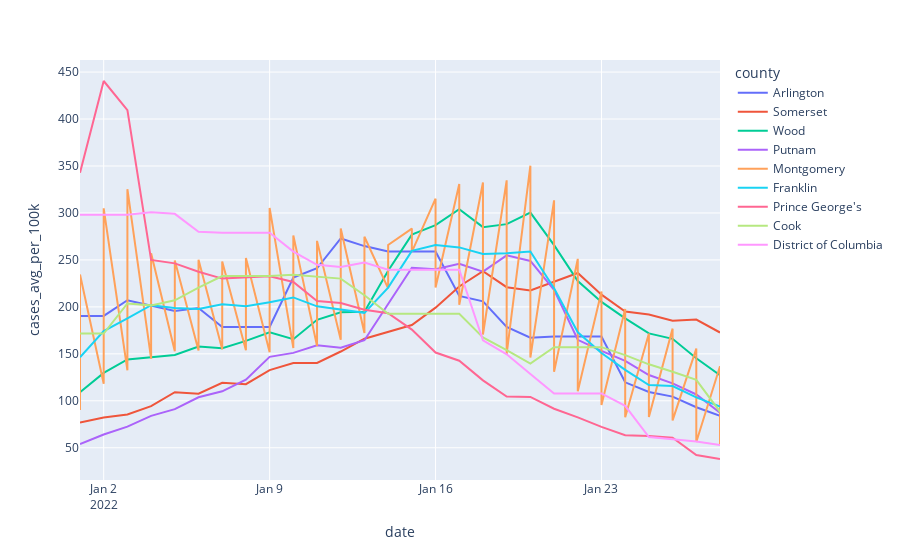

The notebook cell saved with this chart:
### Code cell
px.line(df_2022_counties, x=df_2022_counties.index, y='cases_avg_per_100k', color='county' )

### Figure 1 — Plotly figure (JSON) as saved in the notebook; plotly's stock layout.template omitted (floating-point values rounded to 4 significant figures)
{"data": [{"hovertemplate": "county=Arlington<br>date=%{x}<br>cases_avg_per_100k=%{y}<extra></extra>", "legendgroup": "Arlington", "line": {"color": "#636efa", "dash": "solid"}, "marker": {"symbol": "circle"}, "mode": "lines", "name": "Arlington", "orientation": "v", "showlegend": true, "type": "scatter", "x": ["2022-01-01", "2022-01-02", "2022-01-03", "2022-01-04", "2022-01-05", "2022-01-06", "2022-01-07", "2022-01-08", "2022-01-09", "2022-01-10", "2022-01-11", "2022-01-12", "2022-01-13", "2022-01-14", "2022-01-15", "2022-01-16", "2022-01-17", "2022-01-18", "2022-01-19", "2022-01-20", "2022-01-21", "2022-01-22", "2022-01-23", "2022-01-24", "2022-01-25", "2022-01-26", "2022-01-27", "2022-01-28"], "xaxis": "x", "y": [190.4, 190.4, 207.1, 201.0, 195.6, 198.8, 178.6, 178.6, 178.6, 231.3, 241.1, 272.8, 264.7, 258.9, 258.9, 258.9, 211.7, 205.9, 178.6, 167.2, 168.3, 168.3, 168.3, 119.7, 109.4, 104.5, 93.13, 84.14], "yaxis": "y"}, {"hovertemplate": "county=Somerset<br>date=%{x}<br>cases_avg_per_100k=%{y}<extra></extra>", "legendgroup": "Somerset", "line": {"color": "#EF553B", "dash": "solid"}, "marker": {"symbol": "circle"}, "mode": "lines", "name": "Somerset", "orientation": "v", "showlegend": true, "type": "scatter", "x": ["2022-01-01", "2022-01-02", "2022-01-03", "2022-01-04", "2022-01-05", "2022-01-06", "2022-01-07", "2022-01-08", "2022-01-09", "2022-01-10", "2022-01-11", "2022-01-12", "2022-01-13", "2022-01-14", "2022-01-15", "2022-01-16", "2022-01-17", "2022-01-18", "2022-01-19", "2022-01-20", "2022-01-21", "2022-01-22", "2022-01-23", "2022-01-24", "2022-01-25", "2022-01-26", "2022-01-27", "2022-01-28"], "xaxis": "x", "y": [76.83, 82.28, 85.39, 94.33, 109.1, 107.6, 119.2, 117.7, 132.7, 140.2, 140.2, 152.5, 166.1, 173.5, 180.7, 199.2, 221.7, 238.1, 221.0, 217.5, 226.4, 236.1, 213.0, 195.1, 192.0, 185.2, 186.5, 172.7], "yaxis": "y"}, {"hovertemplate": "county=Wood<br>date=%{x}<br>cases_avg_per_100k=%{y}<extra></extra>", "legendgroup": "Wood", "line": {"color": "#00cc96", "dash": "solid"}, "marker": {"symbol": "circle"}, "mode": "lines", "name": "Wood", "orientation": "v", "showlegend": true, "type": "scatter", "x": ["2022-01-01", "2022-01-02", "2022-01-03", "2022-01-04", "2022-01-05", "2022-01-06", "2022-01-07", "2022-01-08", "2022-01-09", "2022-01-10", "2022-01-11", "2022-01-12", "2022-01-13", "2022-01-14", "2022-01-15", "2022-01-16", "2022-01-17", "2022-01-18", "2022-01-19", "2022-01-20", "2022-01-21", "2022-01-22", "2022-01-23", "2022-01-24", "2022-01-25", "2022-01-26", "2022-01-27", "2022-01-28"], "xaxis": "x", "y": [109.1, 129.7, 144.0, 146.8, 148.7, 157.7, 156.1, 163.8, 172.9, 165.6, 186.2, 194.3, 194.9, 238.5, 276.9, 287.1, 303.9, 284.9, 288.1, 300.4, 265.8, 227.6, 205.3, 187.7, 171.8, 166.0, 145.3, 127.2], "yaxis": "y"}, {"hovertemplate": "county=Putnam<br>date=%{x}<br>cases_avg_per_100k=%{y}<extra></extra>", "legendgroup": "Putnam", "line": {"color": "#ab63fa", "dash": "solid"}, "marker": {"symbol": "circle"}, "mode": "lines", "name": "Putnam", "orientation": "v", "showlegend": true, "type": "scatter", "x": ["2022-01-01", "2022-01-02", "2022-01-03", "2022-01-04", "2022-01-05", "2022-01-06", "2022-01-07", "2022-01-08", "2022-01-09", "2022-01-10", "2022-01-11", "2022-01-12", "2022-01-13", "2022-01-14", "2022-01-15", "2022-01-16", "2022-01-17", "2022-01-18", "2022-01-19", "2022-01-20", "2022-01-21", "2022-01-22", "2022-01-23", "2022-01-24", "2022-01-25", "2022-01-26", "2022-01-27", "2022-01-28"], "xaxis": "x", "y": [54, 64.13, 72.57, 83.96, 91.13, 103.8, 110.1, 122.6, 146.8, 151.0, 159.1, 156.5, 164.5, 203.3, 241.7, 240.1, 246.0, 237.5, 254.8, 248.9, 218.1, 165.0, 153.2, 142.6, 127.4, 118.5, 106.7, 87.33], "yaxis": "y"}, {"hovertemplate": "county=Montgomery<br>date=%{x}<br>cases_avg_per_100k=%{y}<extra></extra>", "legendgroup": "Montgomery", "line": {"color": "#FFA15A", "dash": "solid"}, "marker": {"symbol": "circle"}, "mode": "lines", "name": "Montgomery", "orientation": "v", "showlegend": true, "type": "scatter", "x": ["2022-01-01", "2022-01-01", "2022-01-02", "2022-01-02", "2022-01-03", "2022-01-03", "2022-01-04", "2022-01-04", "2022-01-05", "2022-01-05", "2022-01-06", "2022-01-06", "2022-01-07", "2022-01-07", "2022-01-08", "2022-01-08", "2022-01-09", "2022-01-09", "2022-01-10", "2022-01-10", "2022-01-11", "2022-01-11", "2022-01-12", "2022-01-12", "2022-01-13", "2022-01-13", "2022-01-14", "2022-01-14", "2022-01-15", "2022-01-15", "2022-01-16", "2022-01-16", "2022-01-17", "2022-01-17", "2022-01-18", "2022-01-18", "2022-01-19", "2022-01-19", "2022-01-20", "2022-01-20", "2022-01-21", "2022-01-21", "2022-01-22", "2022-01-22", "2022-01-23", "2022-01-23", "2022-01-24", "2022-01-24", "2022-01-25", "2022-01-25", "2022-01-26", "2022-01-26", "2022-01-27", "2022-01-27", "2022-01-28", "2022-01-28"], "xaxis": "x", "y": [90.12, 234.5, 118.2, 304.9, 132.5, 325.3, 144.9, 257.2, 152.8, 249.5, 153.6, 250.2, 154.8, 248.3, 153.8, 252.1, 151.8, 305.4, 156.1, 276.1, 158.3, 270.3, 165.0, 283.5, 172.2, 274.6, 219.7, 265.9, 283.4, 258.6, 315.2, 220.6, 330.9, 202.3, 332.4, 170.6, 334.7, 150, 350.3, 146.1, 313.4, 131, 251.1, 110.2, 216.4, 95.57, 197.8, 82.5, 171.7, 82.84, 176.8, 79.13, 155.6, 56.19, 136.9, 52.37], "yaxis": "y"}, {"hovertemplate": "county=Franklin<br>date=%{x}<br>cases_avg_per_100k=%{y}<extra></extra>", "legendgroup": "Franklin", "line": {"color": "#19d3f3", "dash": "solid"}, "marker": {"symbol": "circle"}, "mode": "lines", "name": "Franklin", "orientation": "v", "showlegend": true, "type": "scatter", "x": ["2022-01-01", "2022-01-02", "2022-01-03", "2022-01-04", "2022-01-05", "2022-01-06", "2022-01-07", "2022-01-08", "2022-01-09", "2022-01-10", "2022-01-11", "2022-01-12", "2022-01-13", "2022-01-14", "2022-01-15", "2022-01-16", "2022-01-17", "2022-01-18", "2022-01-19", "2022-01-20", "2022-01-21", "2022-01-22", "2022-01-23", "2022-01-24", "2022-01-25", "2022-01-26", "2022-01-27", "2022-01-28"], "xaxis": "x", "y": [146.4, 174.2, 187.7, 201.8, 198.9, 197.7, 202.9, 200.6, 204.8, 210.1, 200.6, 197.2, 193.7, 220.6, 259.6, 265.9, 263.3, 256.2, 257.0, 258.9, 219.9, 172.9, 150.8, 132.9, 116.8, 115.8, 103.7, 93.89], "yaxis": "y"}, {"hovertemplate": "county=Prince George's<br>date=%{x}<br>cases_avg_per_100k=%{y}<extra></extra>", "legendgroup": "Prince George's", "line": {"color": "#FF6692", "dash": "solid"}, "marker": {"symbol": "circle"}, "mode": "lines", "name": "Prince George's", "orientation": "v", "showlegend": true, "type": "scatter", "x": ["2022-01-01", "2022-01-02", "2022-01-03", "2022-01-04", "2022-01-05", "2022-01-06", "2022-01-07", "2022-01-08", "2022-01-09", "2022-01-10", "2022-01-11", "2022-01-12", "2022-01-13", "2022-01-14", "2022-01-15", "2022-01-16", "2022-01-17", "2022-01-18", "2022-01-19", "2022-01-20", "2022-01-21", "2022-01-22", "2022-01-23", "2022-01-24", "2022-01-25", "2022-01-26", "2022-01-27", "2022-01-28"], "xaxis": "x", "y": [342.8, 440.5, 409.5, 250, 246.3, 237.4, 230.1, 231.3, 232.6, 226.6, 206.3, 204.1, 197.0, 193.2, 175.8, 151.4, 142.7, 121.8, 104.5, 104.1, 91.54, 82.31, 72.22, 63.45, 62.57, 60.81, 42.34, 38.05], "yaxis": "y"}, {"hovertemplate": "county=Cook<br>date=%{x}<br>cases_avg_per_100k=%{y}<extra></extra>", "legendgroup": "Cook", "line": {"color": "#B6E880", "dash": "solid"}, "marker": {"symbol": "circle"}, "mode": "lines", "name": "Cook", "orientation": "v", "showlegend": true, "type": "scatter", "x": ["2022-01-01", "2022-01-02", "2022-01-03", "2022-01-04", "2022-01-05", "2022-01-06", "2022-01-07", "2022-01-08", "2022-01-09", "2022-01-10", "2022-01-11", "2022-01-12", "2022-01-13", "2022-01-14", "2022-01-15", "2022-01-16", "2022-01-17", "2022-01-18", "2022-01-19", "2022-01-20", "2022-01-21", "2022-01-22", "2022-01-23", "2022-01-24", "2022-01-25", "2022-01-26", "2022-01-27", "2022-01-28"], "xaxis": "x", "y": [171.6, 171.6, 203.7, 201.6, 207.0, 220.6, 232.8, 232.8, 232.8, 234.2, 232.5, 230.1, 212.4, 192.7, 192.7, 192.7, 192.7, 167.4, 154.1, 139.6, 157.1, 157.1, 157.1, 148.6, 138.9, 130.9, 122.3, 88.31], "yaxis": "y"}, {"hovertemplate": "county=District of Columbia<br>date=%{x}<br>cases_avg_per_100k=%{y}<extra></extra>", "legendgroup": "District of Columbia", "line": {"color": "#FF97FF", "dash": "solid"}, "marker": {"symbol": "circle"}, "mode": "lines", "name": "District of Columbia", "orientation": "v", "showlegend": true, "type": "scatter", "x": ["2022-01-01", "2022-01-02", "2022-01-03", "2022-01-04", "2022-01-05", "2022-01-06", "2022-01-07", "2022-01-08", "2022-01-09", "2022-01-10", "2022-01-11", "2022-01-12", "2022-01-13", "2022-01-14", "2022-01-15", "2022-01-16", "2022-01-17", "2022-01-18", "2022-01-19", "2022-01-20", "2022-01-21", "2022-01-22", "2022-01-23", "2022-01-24", "2022-01-25", "2022-01-26", "2022-01-27", "2022-01-28"], "xaxis": "x", "y": [298.0, 298.0, 298, 300.8, 299.1, 279.9, 279.0, 279.0, 279.0, 258.9, 244.8, 242.6, 247.3, 239.5, 239.5, 239.5, 239.5, 164.4, 149.5, 128.5, 107.9, 107.9, 107.9, 94.64, 61.37, 59.13, 56.76, 52.97], "yaxis": "y"}], "layout": {"legend": {"title": {"text": "county"}, "tracegroupgap": 0}, "margin": {"t": 60}, "xaxis": {"anchor": "y", "domain": [0, 1], "title": {"text": "date"}}, "yaxis": {"anchor": "x", "domain": [0, 1], "title": {"text": "cases_avg_per_100k"}}}}
